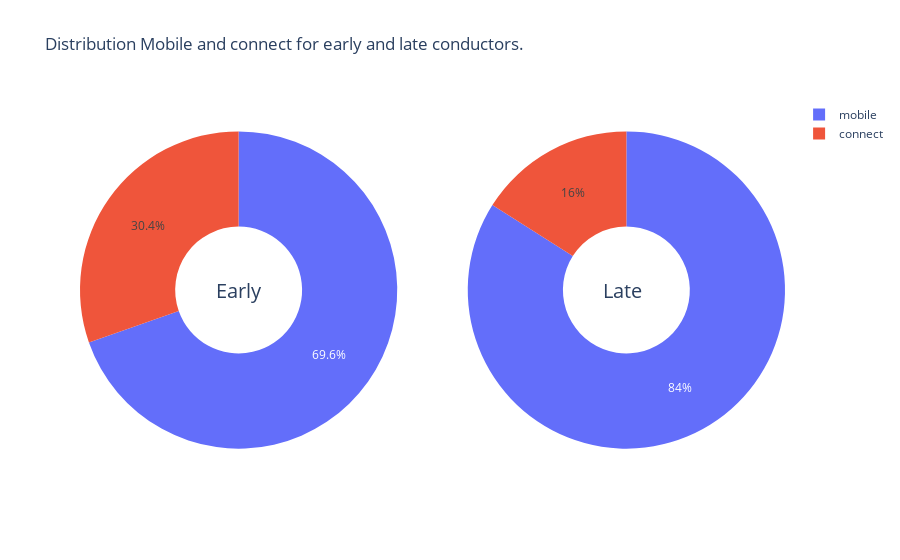

This figure's notebook cell:
### Markdown cell above
## Distribution Mobile and connect for early and late conductors.

### Code cell
# Create subplots: use 'domain' type for Pie subplot
fig = make_subplots(rows=1, cols=2, specs=[[{'type':'domain'}, {'type':'domain'}]])

values_early = dataset_early.groupby('checkin_type')['delay_at_checkout_in_minutes'].sum().abs()
print(values_early)
values_lates = dataset_late.groupby('checkin_type')['delay_at_checkout_in_minutes'].sum()
print(values_lates)

fig.add_trace(go.Pie(labels=values_early.keys(), values=values_early, name="Early Conductor"),
              1, 1)
fig.add_trace(go.Pie(labels=values_lates.keys(), values=values_lates, name="Late Conductor"),
             1, 2)

# Use `hole` to create a donut-like pie chart
fig.update_traces(hole=.4, hoverinfo="label+percent+name")

fig.update_layout(
    title_text="Distribution Mobile and connect for early and late conductors.",
    # Add annotations in the center of the donut pies.
    annotations=[dict(text='Early', x=0.19, y=0.5, font_size=20, showarrow=False),
                 dict(text='Late', x=0.80, y=0.5, font_size=20, showarrow=False)])
fig.show()

### Figure 1 — Plotly figure (JSON) as saved in the notebook; plotly's stock layout.template omitted (floating-point values rounded to 4 significant figures)
{"data": [{"domain": {"x": [0, 0.45], "y": [0, 1]}, "hole": 0.4, "hoverinfo": "label+percent+name", "labels": ["connect", "mobile"], "name": "Early Conductor", "type": "pie", "values": [109682, 251560]}, {"domain": {"x": [0.55, 1], "y": [0, 1]}, "hole": 0.4, "hoverinfo": "label+percent+name", "labels": ["connect", "mobile"], "name": "Late Conductor", "type": "pie", "values": [76497, 401309]}], "layout": {"annotations": [{"font": {"size": 20}, "showarrow": false, "text": "Early", "x": 0.19, "y": 0.5}, {"font": {"size": 20}, "showarrow": false, "text": "Late", "x": 0.8, "y": 0.5}], "title": {"text": "Distribution Mobile and connect for early and late conductors."}}}
